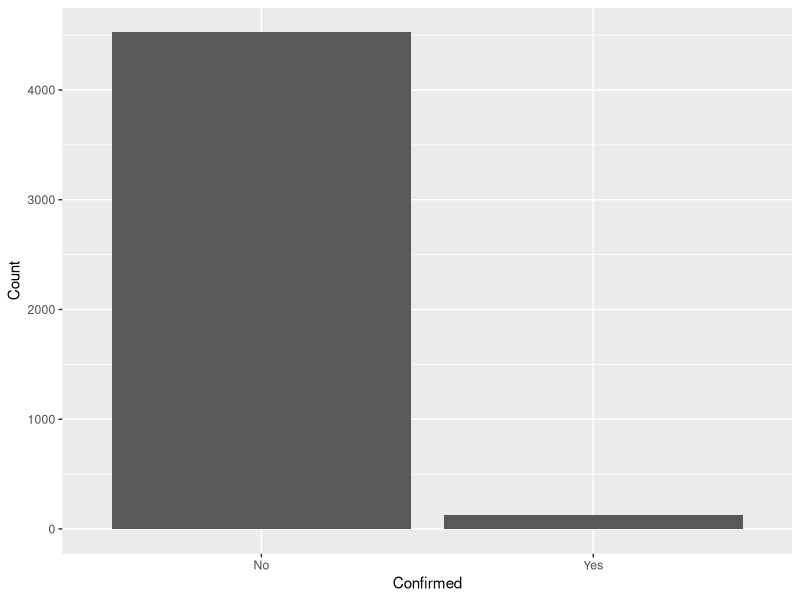
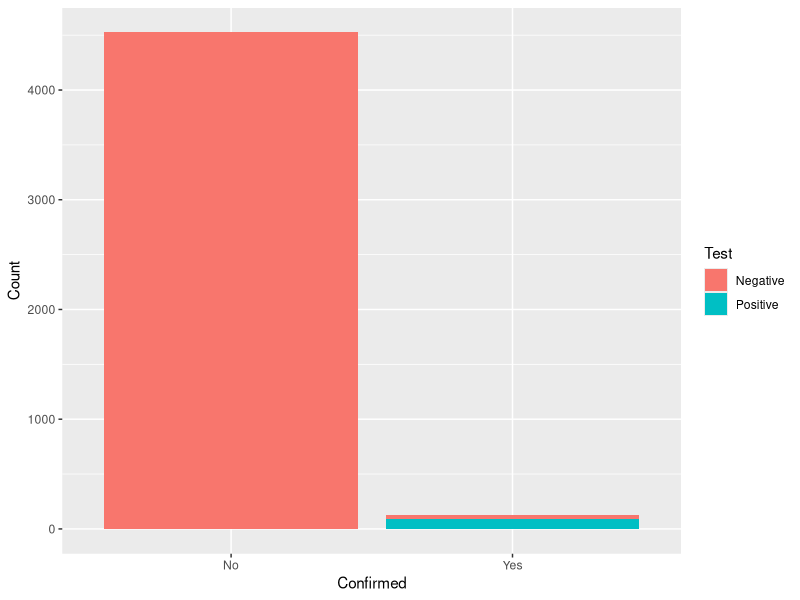
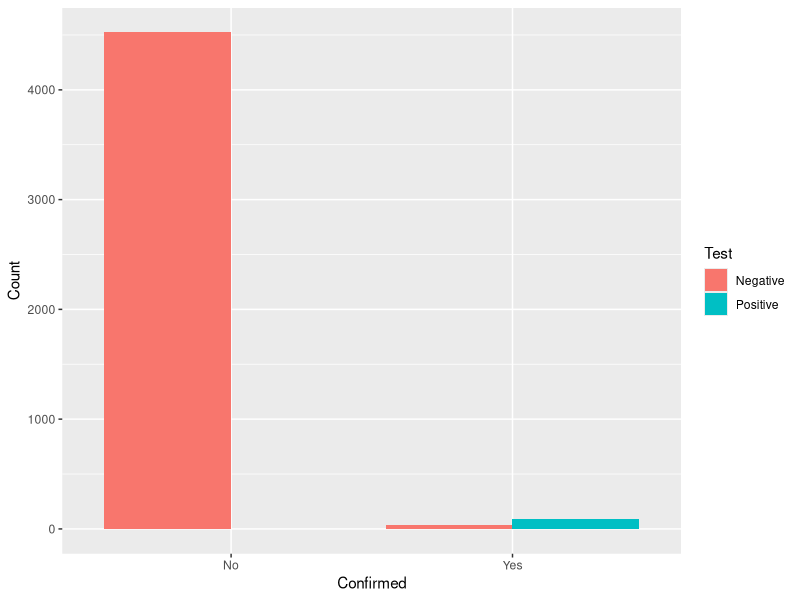
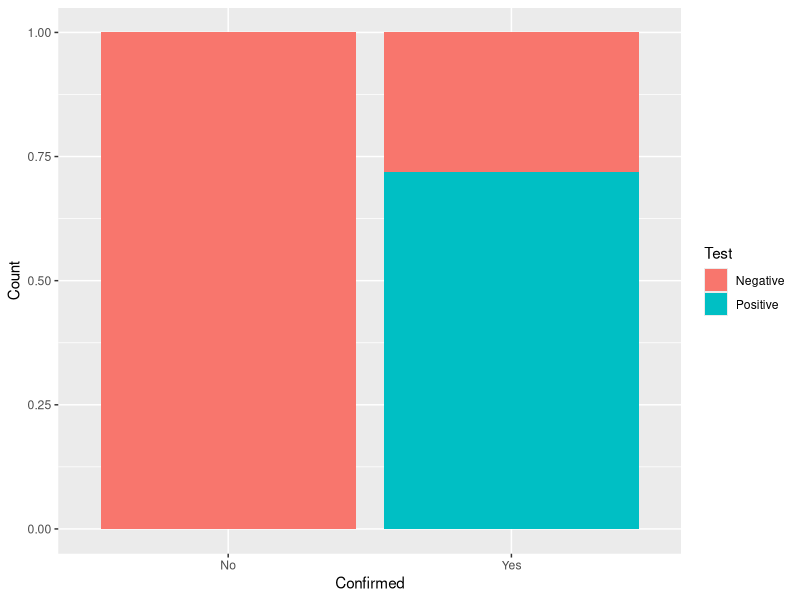
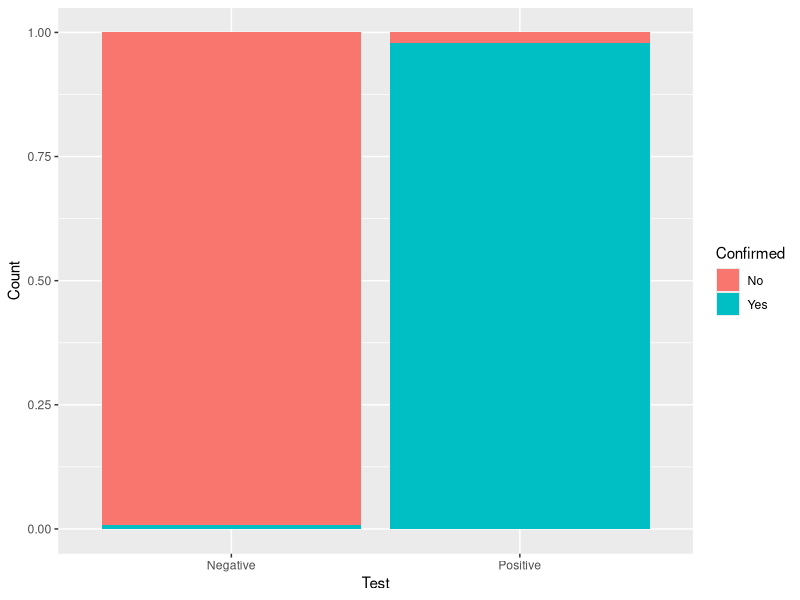
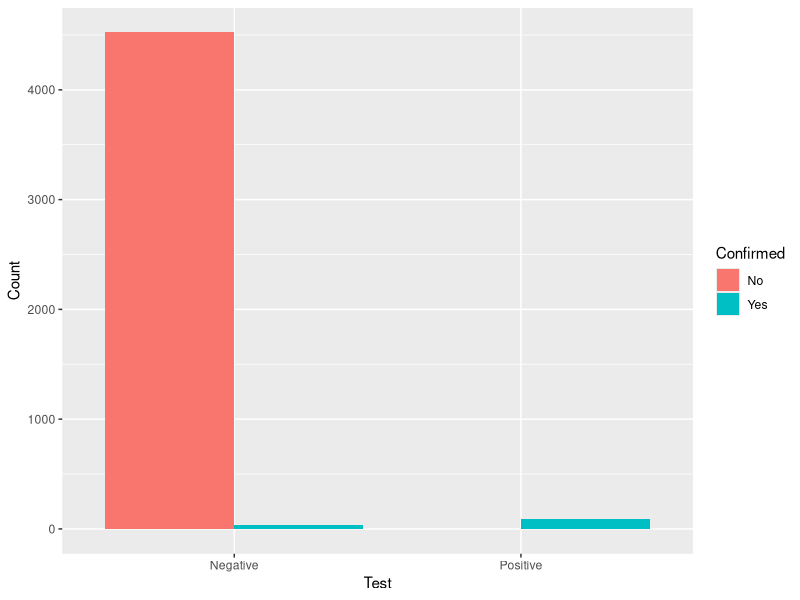

Recreate these plots in R, in order.
# COVID-19 test performance
library(tidyverse)

# A study of 4653 close contacts of cases in Guangzhou, China who were quarantined and tested every 48 hours. The results of the first
# test, and whether they were later confirmed to be a case were given in table S3 here: https://www.medrxiv.org/content/10.1101/2020.03.24.20042606v1

covid <- tibble::tribble(~Confirmed, ~Test, ~Count,
                         "Yes", "Negative",36,
                         "Yes", "Positive", 92,
                         "No", "Negative",4523,
                         "No", "Positive",2)

# We can plot this in a couple of ways. First let's ignore the test results:
ggplot(data = covid) +
  geom_col(
    mapping = aes(
      x = Confirmed,
      y = Count
    )
  )

# We can then fill in by the test result. By default, we have a stacked bar chart
ggplot(data = covid) +
  geom_col(
    mapping = aes(
      x = Confirmed,
      y = Count,
      fill = Test
    )
  )

# We can alter it using `position`. dodge puts things
# side by side
ggplot(data = covid) +
  geom_col(
    mapping = aes(
      x = Confirmed,
      y = Count,
      fill = Test
    ),
    position = 'dodge'
  )

# We can alter it using `position`. fill stacks, but switches
# to proportions instead of counts
ggplot(data = covid) +
  geom_col(
    mapping = aes(
      x = Confirmed,
      y = Count,
      fill = Test
    ),
    position = 'fill'
  )
# here we can see that those that have COVID-19 only get
# detected in the test around 70% of the time. 30% of the
# time the test returns negative, even though they have it.
# (false negatives)

# If they don't have COVID-19, then the test almost always returns
# a negative (i.e. false positives are rare).

# Switching the plot around:
ggplot(data = covid) +
  geom_col(
    mapping = aes(
      x = Test,
      y = Count,
      fill = Confirmed
    ),
    position = 'fill'
  )
# This shows what our conclusion might be after the test result
# If the test is positive, then we can be pretty sure the
# person has COVID-19. If the test is negative, then it suggests
# the person doesn't have COVID-19.

# BUT: We need to be careful here - the proportions are masking
# the extent (count of people).
ggplot(data = covid) +
  geom_col(
    mapping = aes(
      x = Test,
      y = Count,
      fill = Confirmed
    ),
    position = 'dodge'
  )
# There are LOTS of people who test negative, and a small proportion
# of them is actually quite a few people!

# If we are testing lots of people, then the false negative rate
# is super important - even if it is low, it will still mean
# a lot of positive cases are missed. This is one reason we
# test 3 times in MIQ.
